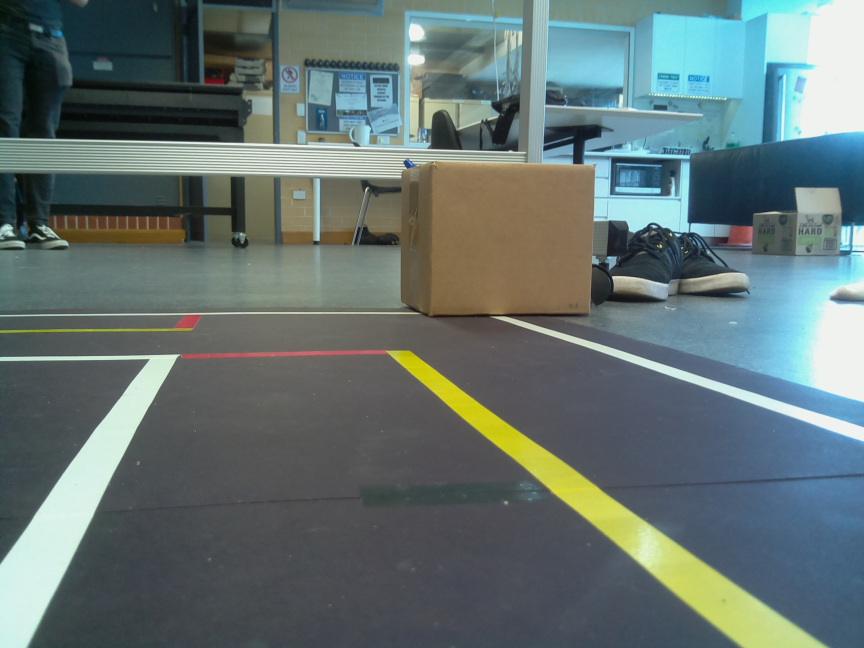
#> input picture lane_follow/images/2017-05-19_120511.jpg, 2592 x 1944 px (shown at 1/3 size)
$ python lane_follow_test.py   (Python 2 division)
#> lines starting #> are read from the running program, lines starting #| are printed output that depends on the picture
# Lane detection using OpenCV
# Author: Martin Abeleda
# Date: 19/05/2017
import cv2
import numpy as np
import matplotlib.pyplot as plt

from datetime import datetime
from lane_detect import lane_detect

# [9 lines of commented-out code are left out]
img = cv2.imread('images/2017-05-19_120511.jpg', cv2.IMREAD_COLOR)
#> img is the input picture: shape (1944, 2592, 3); mean B, G, R 113.7, 115.1, 99.8
img = cv2.resize(img, (800, 600))
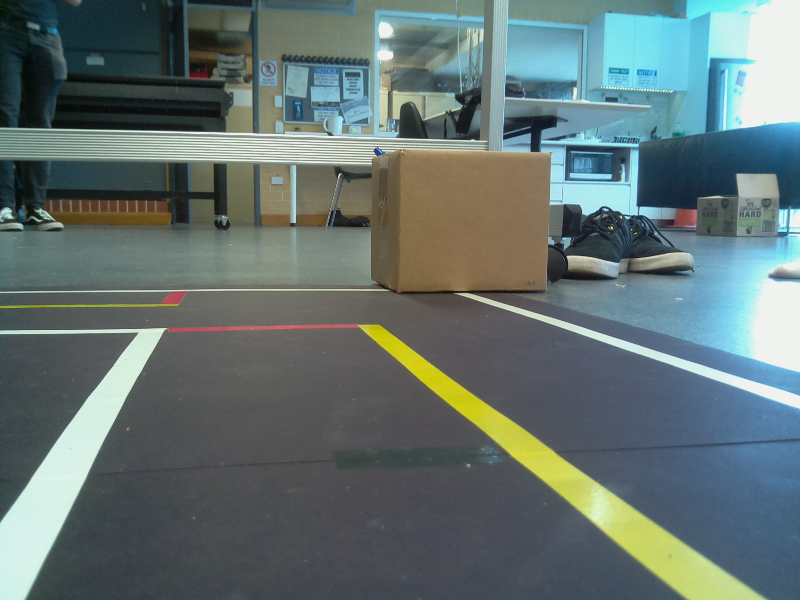
#> img: shape (600, 800, 3); mean B, G, R 113.5, 115, 99.7

startTime = datetime.now()

# Detect lanes and draw on `img`
#> (the run stopped early here; a loop or call above may not have finished)

$ run again, with lane_follow/images/2017-05-19_120235.jpg copied over lane_follow/images/2017-05-19_120511.jpg
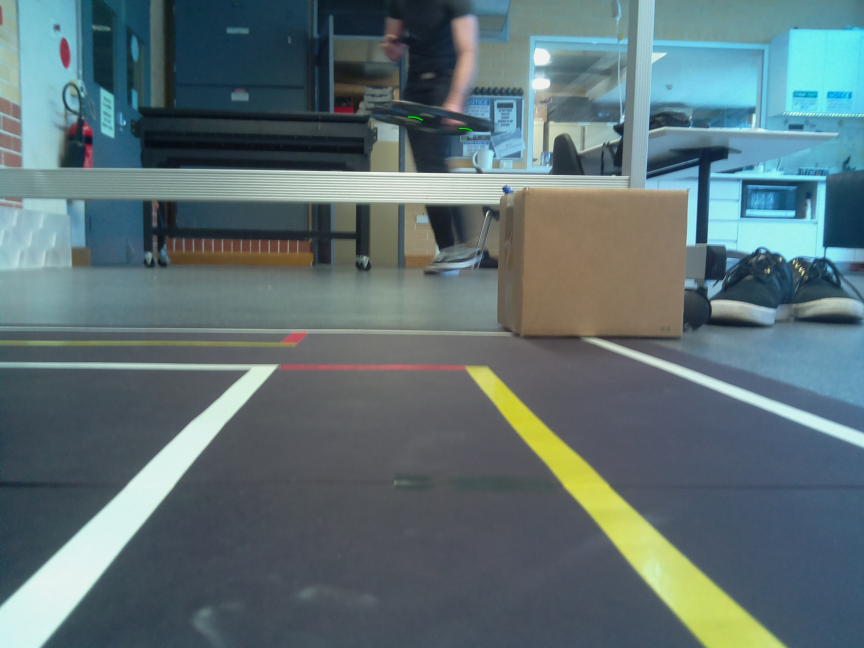
#> input picture lane_follow/images/2017-05-19_120235.jpg, 2592 x 1944 px (shown at 1/3 size)
#> img is the input picture: shape (1944, 2592, 3); mean B, G, R 116.5, 113.1, 93.7
#> `img = cv2.resize(img, (800, 600))`:
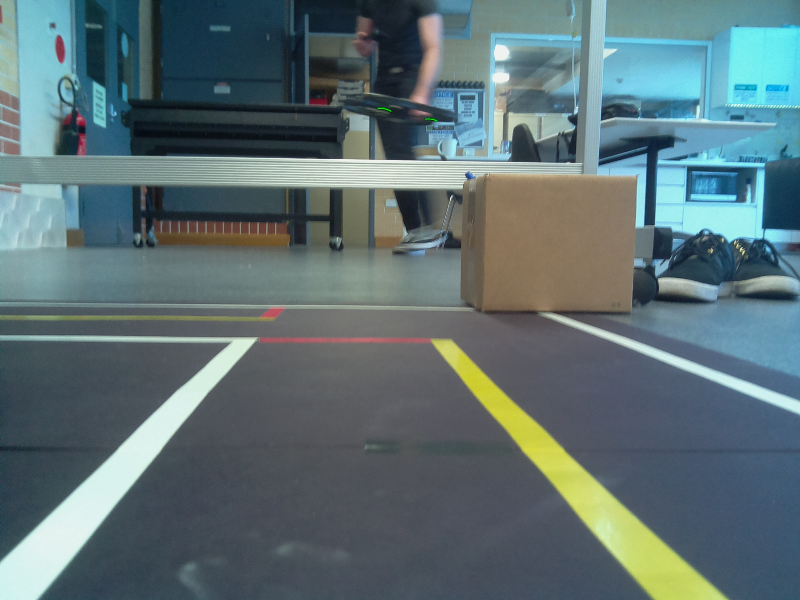
#> img: shape (600, 800, 3); mean B, G, R 116.4, 112.9, 93.5

$ run again, with lane_follow/images/2017-05-19_120326.jpg copied over lane_follow/images/2017-05-19_120511.jpg
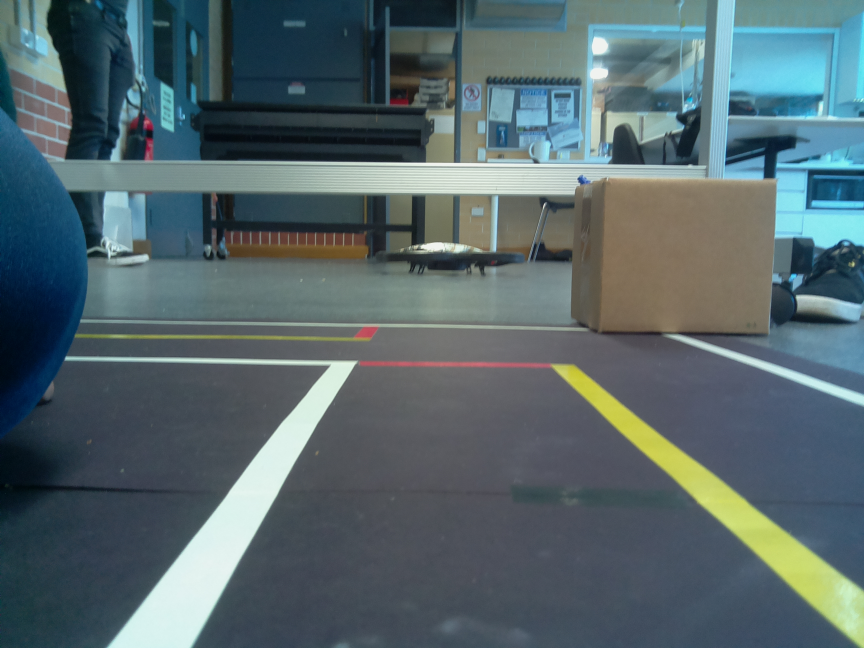
#> input picture lane_follow/images/2017-05-19_120326.jpg, 2592 x 1944 px (shown at 1/3 size)
#> img is the input picture: shape (1944, 2592, 3); mean B, G, R 108.2, 103.5, 85.7
#> `img = cv2.resize(img, (800, 600))`:
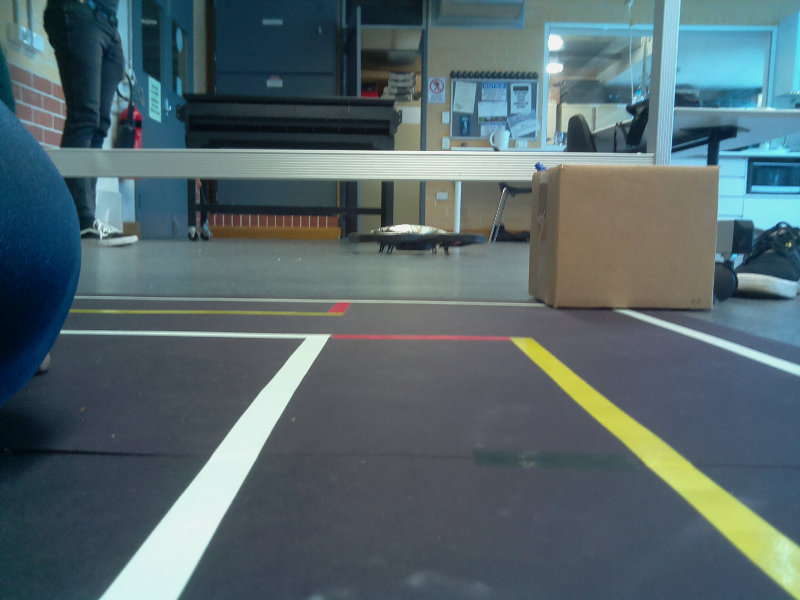
#> img: shape (600, 800, 3); mean B, G, R 108.1, 103.4, 85.6

$ run again, with lane_follow/images/2017-05-19_120425.jpg copied over lane_follow/images/2017-05-19_120511.jpg
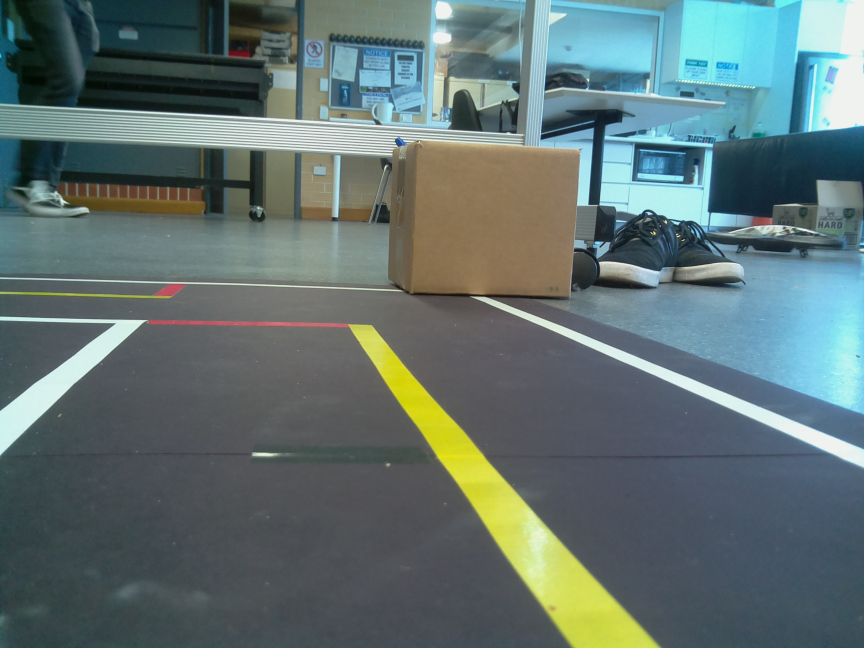
#> input picture lane_follow/images/2017-05-19_120425.jpg, 2592 x 1944 px (shown at 1/3 size)
#> img is the input picture: shape (1944, 2592, 3); mean B, G, R 113.5, 114.5, 97
#> `img = cv2.resize(img, (800, 600))`:
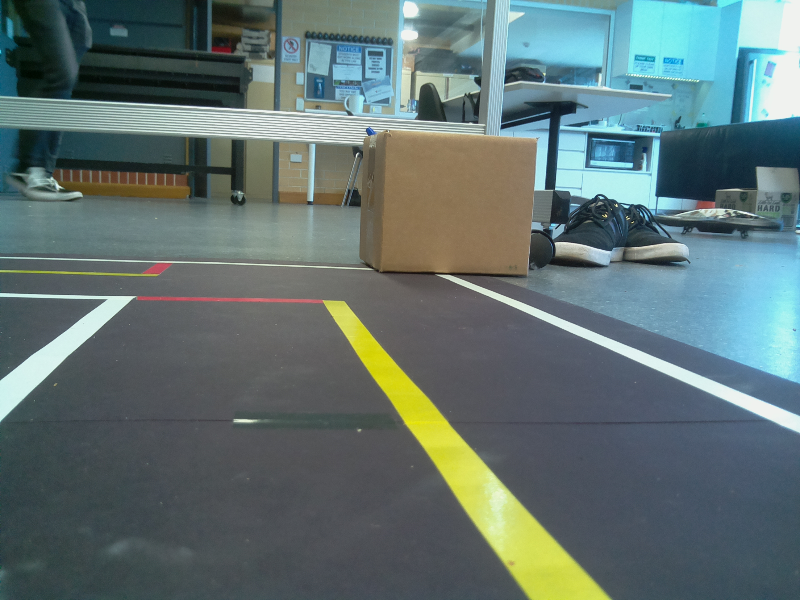
#> img: shape (600, 800, 3); mean B, G, R 113.4, 114.4, 96.9
